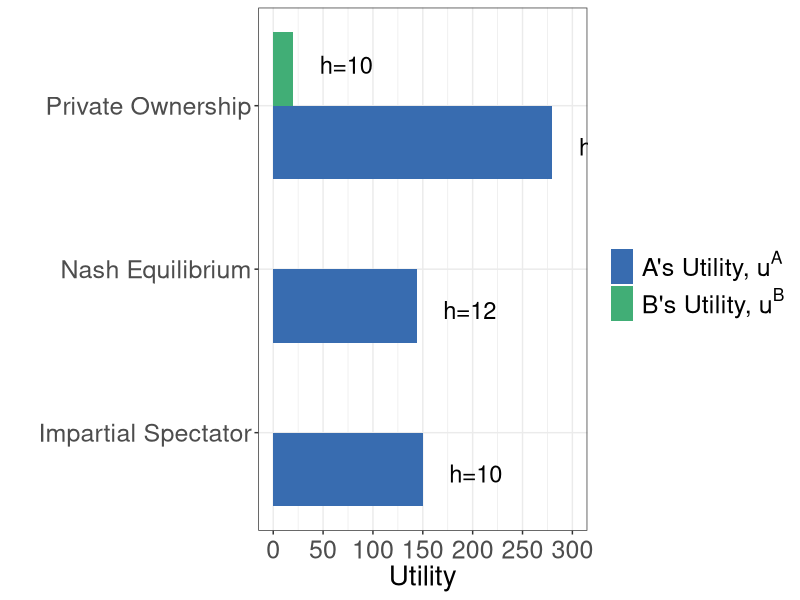
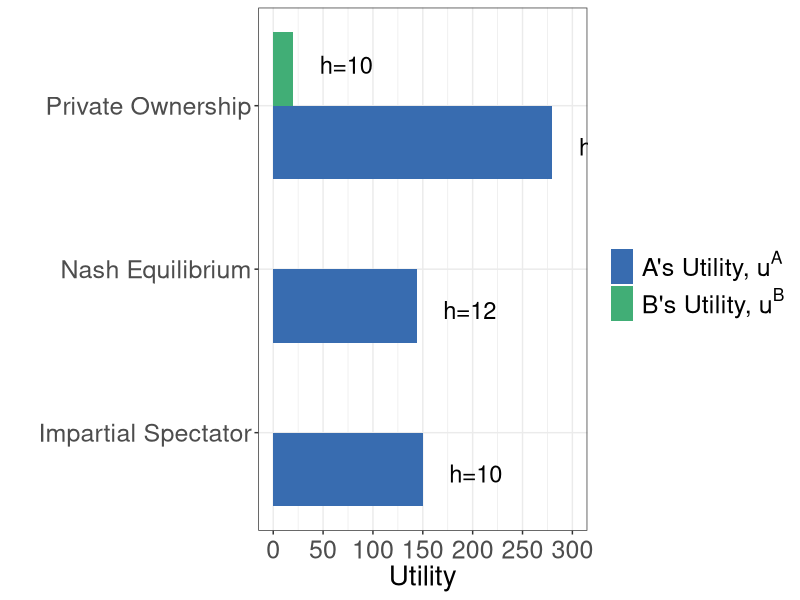

Here is the R script that generated these plots, in order:
library(tidyverse)

#data for the figure 
x <- c("Nash Equilibrium", "Impartial Spectator", "Private Ownership","Nash Equilibrium", "Impartial Spectator", "Private Ownership")
y1 <- c(144,150,280,0,0,20)
y2 <- c("h=12","h=10","h=10",NA,NA,"h=10")
y3 <- c("a","a","a","b","b","b")

df <- tibble(x, y1, y2, y3)

#figure 
plot1 <- df %>% 
  ggplot(aes(x = x, y = y1)) +
  geom_bar(aes(group = y3, fill = y3), stat = "identity", position = position_dodge())  +
  scale_y_continuous(breaks = seq(0,300,50),
                     labels = seq(0,300,50),
                     limits = c(0,300)) +
  scale_fill_manual(values=c("#386cb0","#41AE76"), 
                    name = "",
                    breaks = c("a","b"), 
                    labels = c(expression(paste("A's Utility, ", u^A)), expression(paste("B's Utility, ", u^B))))+
  #xlab("Point in the Edgeworth Box") + 
  theme_bw() +
  ylab("Utility") +
  xlab("") +
  theme(legend.position = "right",
        legend.text.align = 0,
        axis.title.y = element_text(size=20),
        axis.title.x = element_text(size=20),
        axis.text.y = element_text(size = 18),
        #legend.title = element_text(size = 16),
        legend.text = element_text(size = 18),
        legend.title = element_text(size = 18),
        axis.text.x  = element_text(vjust = 0.5, size = 18)) + 
  geom_text(
    aes(x = x, y = y1, label = y2, group = y3), 
    hjust = -0.5, size = 6,
    position = position_dodge(width = 1),
    inherit.aes = TRUE
  ) + 
  coord_flip() 
plot1 



ggsave("coordination_failures/figureA.pdf", plot1, width = 13, height = 7)
